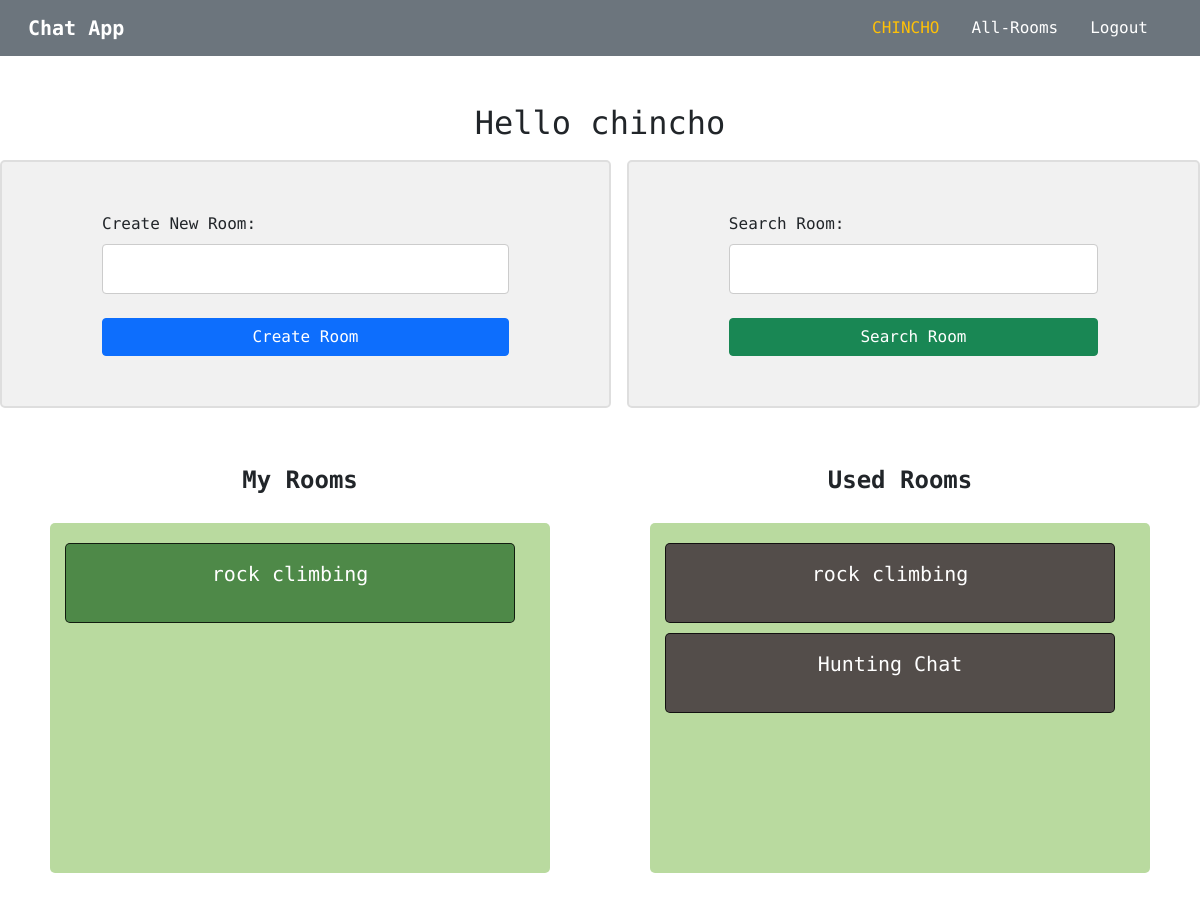
Before: /personal (signed in) with the older database file.
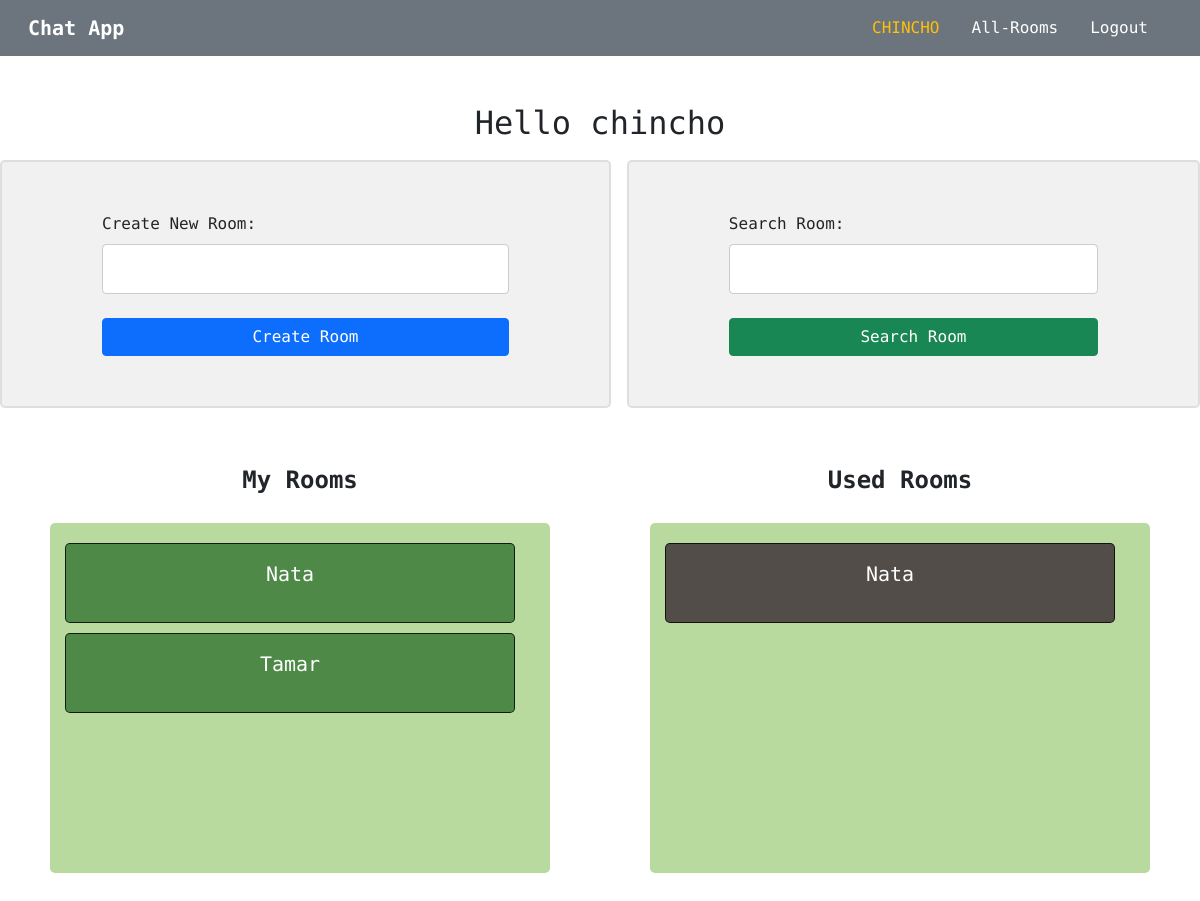
After: the same page with the newer database file.
### chat_app/models.py (models this page shows, shortened)
class Room(models.Model):
    name = models.CharField(max_length=1000)
    slug = models.SlugField(max_length=1500, null=True)
    user = models.ForeignKey(User, on_delete=models.CASCADE, null=True)

### chat_app/views.py (the view)
# urls.py: path("personal", views.personal_page, name="personal-page"),
@login_required
def personal_page(request):
    form1 = HomeForm()
    form2 = SearchForm()
    present_user = request.user
    all_rooms = Room.objects.all()
    my_rooms = all_rooms.filter(user=present_user).all()
    all_room_users = RoomUsers.objects.values_list("username_room", flat=True)
    used_rooms = []
    for item in list(all_room_users):
        if item.split("^")[0] == present_user.username:
            concrete_room = all_rooms.filter(name=item.split("^")[-1]).first()
            used_rooms.append(concrete_room)
    return render(request, "chat/home.html", {
        "form1": form1,
        "form2": form2,
        "user": present_user,
        "my_rooms": my_rooms,
        "used_rooms": used_rooms
    })

### chat_app/forms.py
class HomeForm(forms.Form):
    room_name = forms.CharField(label="Create New Room", max_length=1000,
                                widget=forms.TextInput(attrs={"class": "form-control"}))

class SearchForm(forms.Form):
    room_name = forms.CharField(label="Search Room", max_length=1000,
                                widget=forms.TextInput(attrs={"class": "form-control"}))

### chat_app/templatetags/poll_extras.py (called while the page is built)
@register.filter(name="check")
def check(value):
    if value is not None:
        return True
    return False

### chat_app/templates/chat/home.html (shortened to what this page needs)
{% extends "base.html" %}
{% load static %}
{% load poll_extras %}
{% block css_styles %}
  <link rel="stylesheet" href="{% static 'chat/home.css' %}">
{% endblock %}
{% block content %}
<div align="center" class="mt-5">
  <h2>Hello {{ user.username }}</h2>
</div>
<div class="d-flex justify-content-center align-items-center">
  <div class="my-container me-2">
    <form id="post-form" method="POST" action="{% url 'check-view' %}">
        {{ form1.as_p }}
        <button type="submit" class="btn btn-primary rounded-1 w-100">Create Room</button>
    </form>
  </div>
  <div class="my-container ms-2">
    <form id="post-form" method="POST" action="{% url 'search-view' %}">
        {{ form2.as_p }}
        <button type="submit" class="btn btn-success rounded-1 w-100">Search Room</button>
    </form>
  </div>
</div>
<div class="d-flex justify-content-around align-items-center">
  <div class="d-flex flex-column justify-content-start align-items-center">
    <h4 class="text-center fw-bold mt-5">My Rooms</h4>
    <div class="grid-container">
      {% for room in my_rooms %}
        <a href="{% url 'room-users' room=room.name username=user.username %}" class="grid-item-1">{{ room.name }}</a>
      {% endfor %}
    </div>
  </div>
  <div class="d-flex flex-column justify-content-start align-items-center">
    <h4 class="text-center fw-bold mt-5">Used Rooms</h4>
    <div class="grid-container">
      {% for room in used_rooms %}
        {% if room|check %}
          <a href="{% url 'room-page' room=room.name username=user.username %}" class="grid-item-2">{{ room.name }}</a>
        {% endif %}
      {% endfor %}
    </div>
  </div>
</div>
{% endblock %}

Changed rows visible on the page:
removed Room: name "rock climbing"
removed Room: name "Hunting Chat", shown under "Used Rooms"
added Room: name "Nata"
added Room: name "Tamar", shown under "My Rooms"
